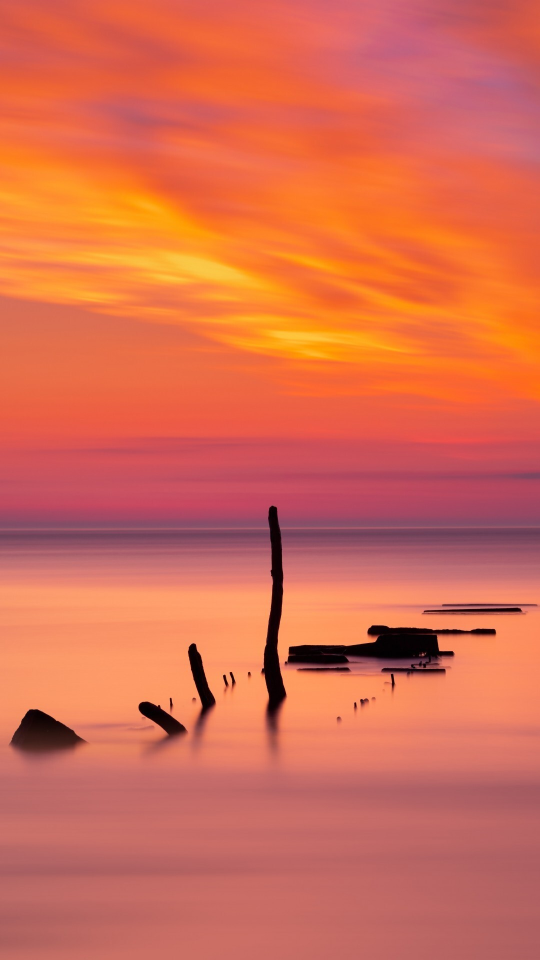
#> input picture sample13.jpeg, 1080 x 1920 px (shown at 1/2 size)
$ jupyter execute --allow-errors Untitled.ipynb   (shell and % lines are left out)
#> lines starting #> are read from the running program, lines starting #| are printed output that depends on the picture; long printed decimals are rounded
[cell 1]
# !pip install matplotlib scipy sklearn numpy opencv-python scikit-image

[cell 2]
from sklearn.cluster import KMeans
import matplotlib.pyplot as plt
import numpy as np
import cv2

from collections import Counter
from skimage.color import rgb2lab, deltaE_cie76
import os

[cell 3]
image = cv2.imread('sample13.jpeg')
#> image is the input picture: shape (1920, 1080, 3); mean B, G, R 81.9, 108, 215.5
print("The type of this input is {}".format(type(image)))
#| The type of this input is <class 'numpy.ndarray'>
print("Shape: {}".format(image.shape))
#| Shape: (1920, 1080, 3)
plt.imshow(image)

[cell 4]
image = cv2.cvtColor(image, cv2.COLOR_BGR2RGB)
plt.imshow(image)

[cell 5]
resized_image = cv2.resize(image, (1200, 600))
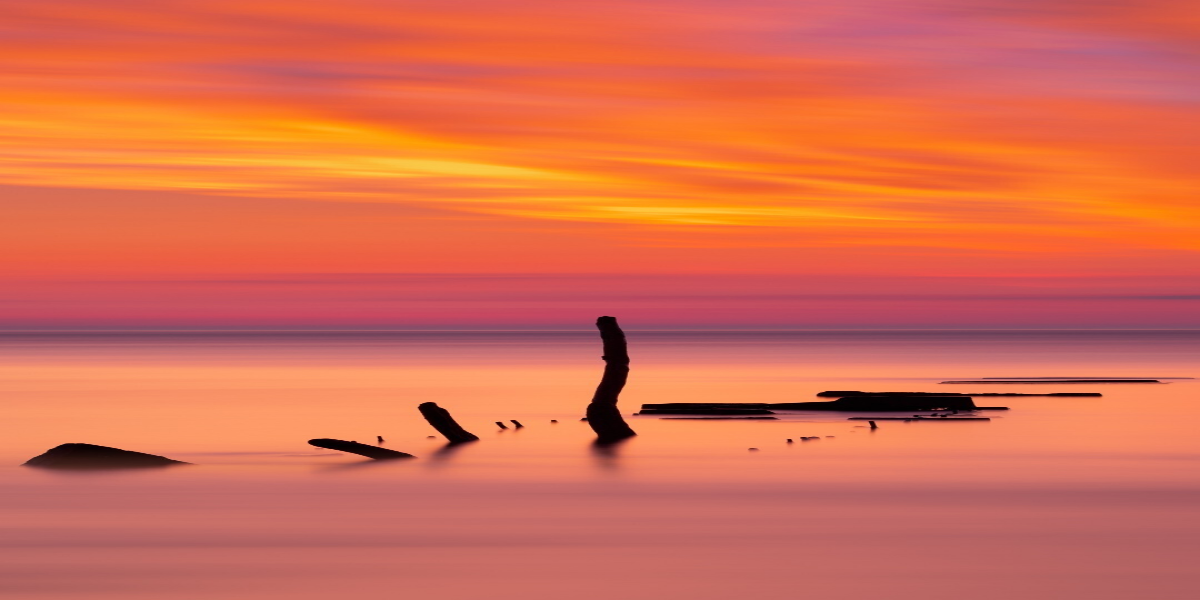
#> resized_image: shape (600, 1200, 3); mean R, G, B 215.5, 108, 81.9
plt.imshow(resized_image)

[cell 6]
def RGB2HEX(color):
    return "#{:02x}{:02x}{:02x}".format(int(color[0]), int(color[1]), int(color[2]))

[cell 7]
# [4 lines left out: function get_image, not called in this run]

[cell 8]
# [32 lines left out: function get_colors, not called in this run]

[cell 9]
# get_colors(get_image('sample_one.jpeg'), 8, True)

[cell 10]
image = cv2.imread('./sample13.jpeg')
image = cv2.cvtColor(image, cv2.COLOR_BGR2RGB)
modified_image = cv2.resize(image, (600, 400), interpolation = cv2.INTER_AREA)
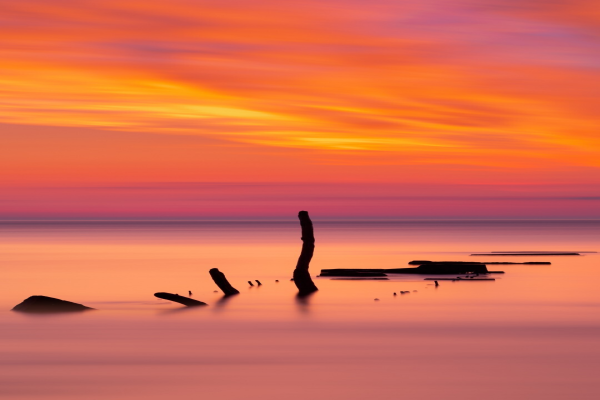
#> modified_image: shape (400, 600, 3); mean R, G, B 215.5, 108, 81.9
modified_image = modified_image.reshape(modified_image.shape[0]*modified_image.shape[1], 3)

clf = KMeans(n_clusters = 8)
labels = clf.fit_predict(modified_image)

counts = Counter(labels)
#> counts = {4: 27272, 1: 46346, 7: 48517, 2: 37982, 6: 29269, 3: 35640, 0: 10298, 5: 4676}


counts = {k: v for k, v in sorted(counts.items(), key=lambda item: item[1], reverse = True)}
#> counts = {7: 48517, 1: 46346, 2: 37982, 3: 35640, 6: 29269, 4: 27272, 0: 10298, 5: 4676}
total = 0
for key in counts:
    total+=counts[key]
#> this loop made 8 passes
#> (key, total) on passes 1, 5, 6, 7, 8: (7, 48517), (6, 197754), (4, 225026), (0, 235324), (5, 240000)
#> total on passes 2 to 4: 94863, 132845, 168485
#> after the loop, total = 240000

threshold = 0.0
significant_colors_list = []
for key in counts:
    if(threshold<75.0):
        threshold += (counts[key]/total)*100
        significant_colors_list.append(counts[key])
#> this loop made 8 passes
#> (key, threshold) on passes 1, 5: (7, 20.22), (6, 82.4)
#> threshold on passes 2 to 4: 39.53, 55.35, 70.2
#> after the loop, significant_colors_list = [48517, 46346, 37982, 35640, 29269]; threshold = 82.4

print(significant_colors_list)
#| [48517, 46346, 37982, 35640, 29269]

# sig_colors = clf.cluster_centers_
# print(sig_colors)
# ordered_colors_sig = [sig_colors[i] for i in ]


center_colors = clf.cluster_centers_
ordered_colors = [center_colors[i] for i in counts.keys()]
#> ordered_colors = [[201.9, 107.9, 106], [239.8, 103.2, 61.38], [184.4, 89.82, 97.46], [247.5, 144.6, 101.7], [253.3, 136.8, 39.15], [220.8, 92.68, 81.15], [136.5, 73.38, 92.15], [29.89, 8.7, 9.54]]
# rgb_colors = [ordered_colors[i] for i in counts.keys()]
rgb_demo = []
for key in counts:
    if(counts[key] in significant_colors_list):
        rgb_demo.append(ordered_colors[key])
#> this loop made 8 passes
#> key on passes 1, 5, 6, 7, 8: 7, 6, 4, 0, 5
#> after the loop, rgb_demo = [[29.89, 8.7, 9.54], [239.8, 103.2, 61.38], [184.4, 89.82, 97.46], [247.5, 144.6, 101.7], [136.5, 73.38, 92.15]]
hex_colors = [RGB2HEX(ordered_colors[i]) for i in counts.keys()]
#> hex_colors = ['#1d0809', '#ef673d', '#b85961', '#f79065', '#88495c', '#fd8827', '#c96b6a', '#dc5c51']
print(len(rgb_demo))
#| 5
print(rgb_demo)
#| [array([29.891,  8.696,  9.538]), array([239.756, 103.167,  61.384]), array([184.363,  89.820,  97.463]), array([247.487, 144.598, 101.718]), array([136.547,  73.382,  92.153])]
# print(rgb_colors)
if (True):
    plt.figure(figsize = (8, 6))
    plt.pie(counts.values(), autopct='%1.1f%%',labels = hex_colors, colors = hex_colors)
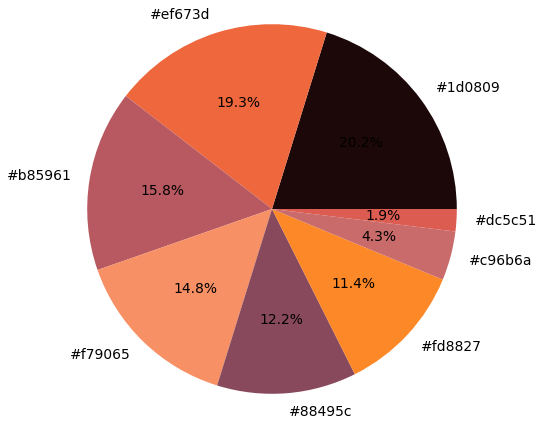
#> figure drawn by matplotlib, 1 panel

[cell 11]
IMAGE_DIRECTORY = './image_dir/'

images = []

#> (the rest of this cell did not finish here and is left out)

[cell 12]
def show_selected_images(images, color, threshold, colors_to_match):
#> called with color = array of shape (3,), threshold = 30, colors_to_match = 3
    index = 1

    for i in range(len(images)):
        selected = match_image_by_color(images[i],
                                        color,
                                        threshold,
                                        colors_to_match)
        if (selected):
            print(index)
#             if(index == 5):
#                 break
            plt.subplot(1, 15, index)
            plt.imshow(images[i])
            index += 1
#> after the loop, index = 1

[cell 13]
plt.figure(figsize = (20, 10))
show_selected_images(images, rgb_demo[0], threshold = 30, colors_to_match = 3)

[cell 14]
show_selected_images(images, rgb_demo[1], threshold = 20, colors_to_match = 2)

[cell 15]
def get_significant_colors(image_path):
#> called with image_path = './sample13.jpeg'
    image = cv2.imread(image_path)
    image = cv2.cvtColor(image, cv2.COLOR_BGR2RGB)
    modified_image = cv2.resize(image, (600, 400), interpolation = cv2.INTER_AREA)
    modified_image = modified_image.reshape(modified_image.shape[0]*modified_image.shape[1], 3)

    clf = KMeans(n_clusters = 8)
    labels = clf.fit_predict(modified_image)

    counts = Counter(labels)
#> counts = {1: 42329, 7: 51103, 4: 50384, 0: 29715, 5: 15832, 3: 35256, 6: 10698, 2: 4683}


    counts = {k: v for k, v in sorted(counts.items(), key=lambda item: item[1], reverse = True)}
#> counts = {7: 51103, 4: 50384, 1: 42329, 3: 35256, 0: 29715, 5: 15832, 6: 10698, 2: 4683}
    total = 0
    for key in counts:
        total+=counts[key]
#> this loop made 8 passes
#> (key, total) on passes 1, 2, 3, 5, 8: (7, 51103), (4, 101487), (1, 143816), (0, 208787), (2, 240000)
#> total on passes 4, 6, 7: 179072, 224619, 235317
#> after the loop, total = 240000

    threshold = 0.0
    significant_colors_list = []
    for key in counts:
        if(threshold<75.0):
            threshold += (counts[key]/total)*100
            significant_colors_list.append(counts[key])
#> this loop made 8 passes
#> (key, threshold) on passes 1, 2, 3, 5: (7, 21.29), (4, 42.29), (1, 59.92), (0, 86.99)
#> threshold on pass 4: 74.61
#> after the loop, significant_colors_list = [51103, 50384, 42329, 35256, 29715]; threshold = 86.99

# [5 lines of commented-out code are left out]


    center_colors = clf.cluster_centers_
    ordered_colors = [center_colors[i] for i in counts.keys()]
#> ordered_colors = [[231.6, 98.45, 71.51], [202.3, 107.6, 105.6], [187.3, 88.94, 96.19], [247.4, 144, 102.1], [249.2, 114, 45.24], [253.8, 152, 40.11], [137.6, 73.6, 92.45], [30, 8.75, 9.59]]
    # rgb_colors = [ordered_colors[i] for i in counts.keys()]
    rgb_demo = []
    for key in counts:
        if(counts[key] in significant_colors_list):
            rgb_demo.append(ordered_colors[key])
#> this loop made 8 passes
#> key on passes 1, 2, 3, 5, 8: 7, 4, 1, 0, 2
#> after the loop, rgb_demo = [[30, 8.75, 9.59], [249.2, 114, 45.24], [202.3, 107.6, 105.6], [247.4, 144, 102.1], [231.6, 98.45, 71.51]]
    hex_colors = [RGB2HEX(ordered_colors[i]) for i in counts.keys()]
#> hex_colors = ['#1d0809', '#f9712d', '#ca6b69', '#f78f66', '#e76247', '#fd9728', '#89495c', '#bb5860']
#     print(len(rgb_demo))
#     print(rgb_demo)
    # print(rgb_colors)
    if (True):
        plt.figure(figsize = (8, 6))
        plt.pie(counts.values(), autopct='%1.1f%%',labels = hex_colors, colors = hex_colors)

    return rgb_demo

[cell 16]
color_array = get_significant_colors('./sample13.jpeg')
#> color_array has the same summary as rgb_demo in get_significant_colors
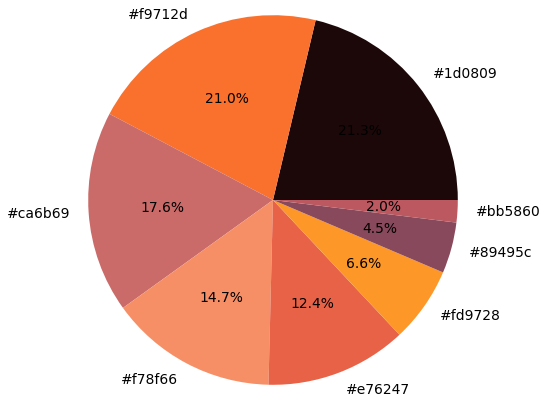
#> figure drawn by matplotlib, 1 panel
